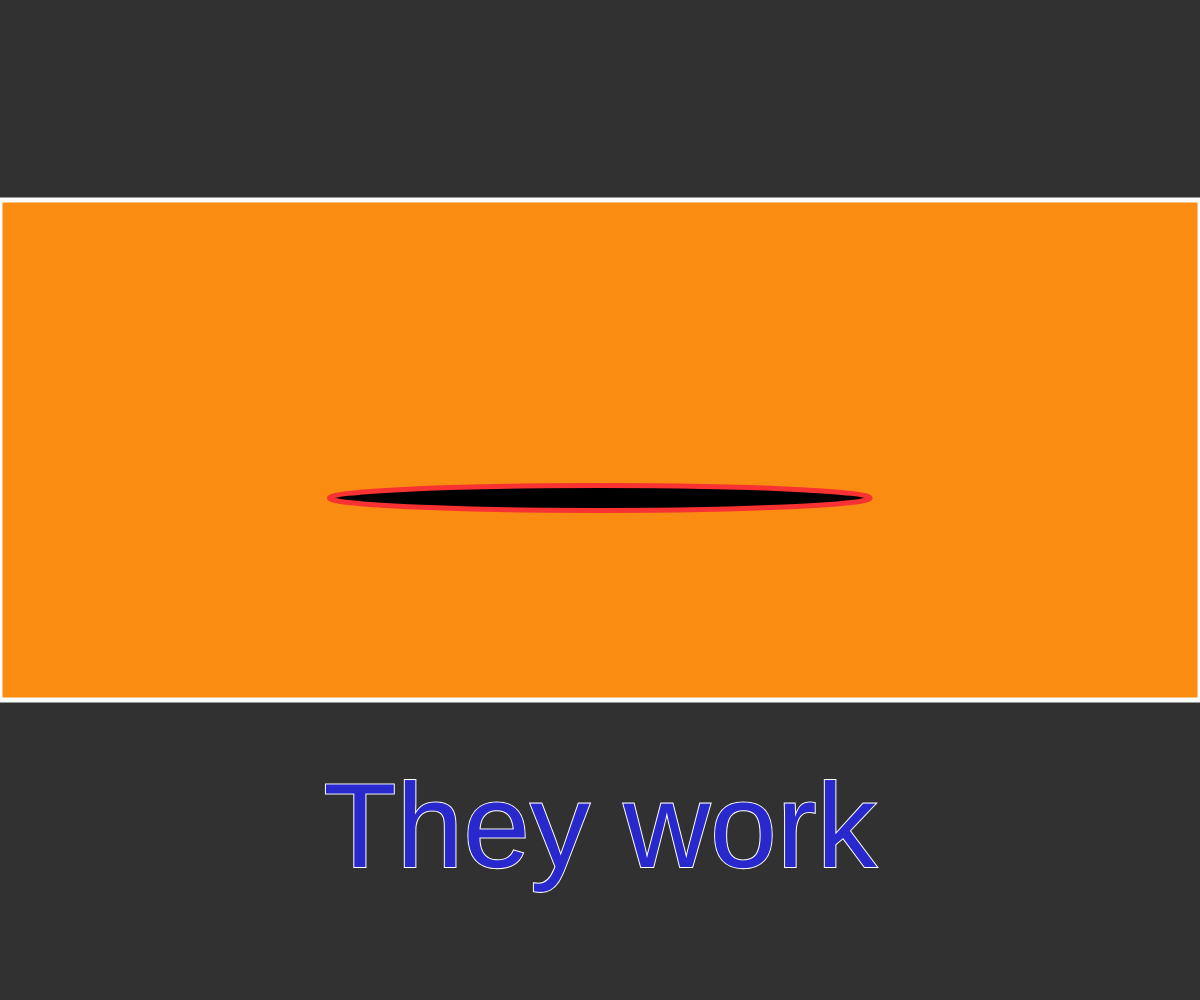
Frame 1 (no input)
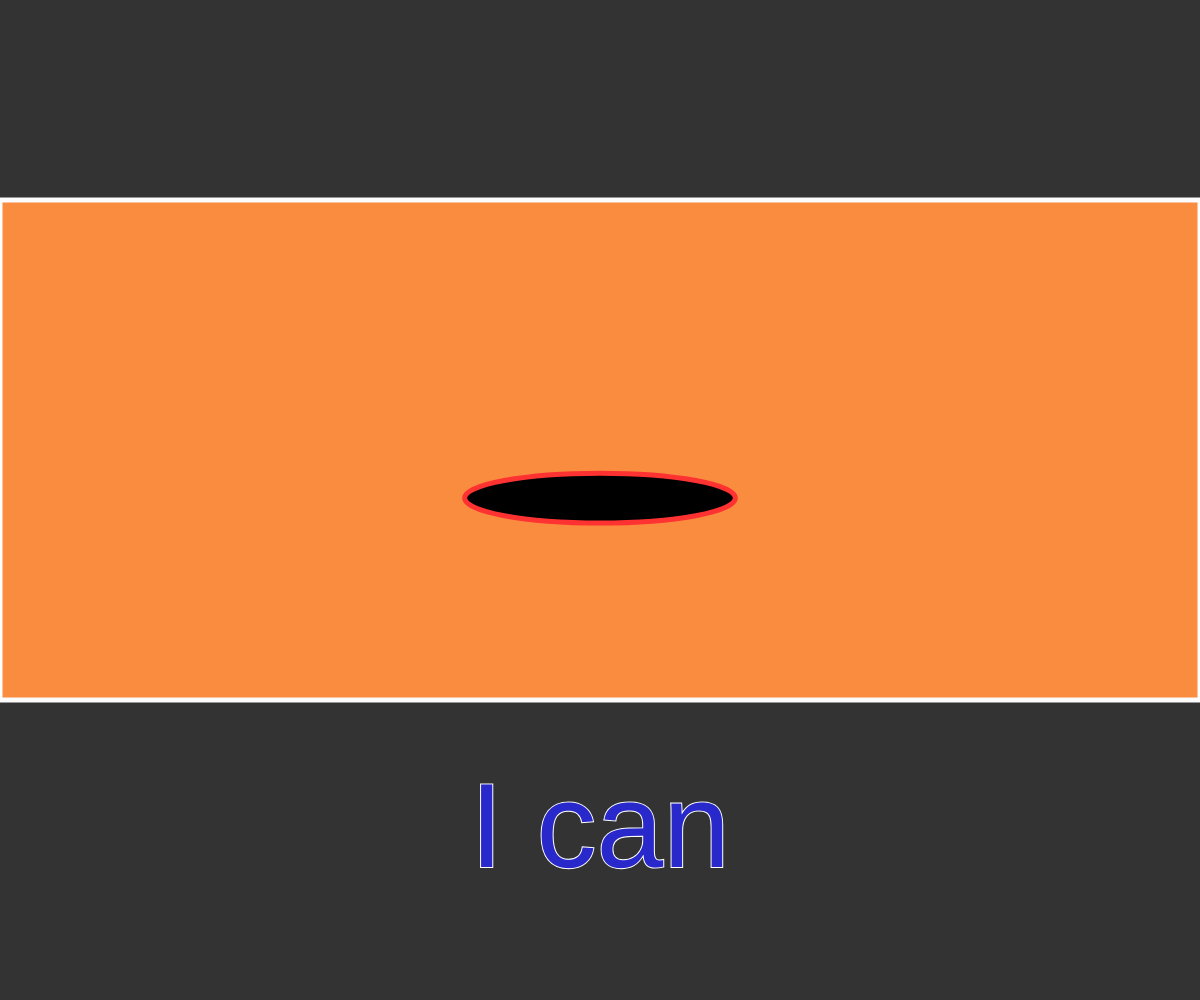
Frame 60 (no input)
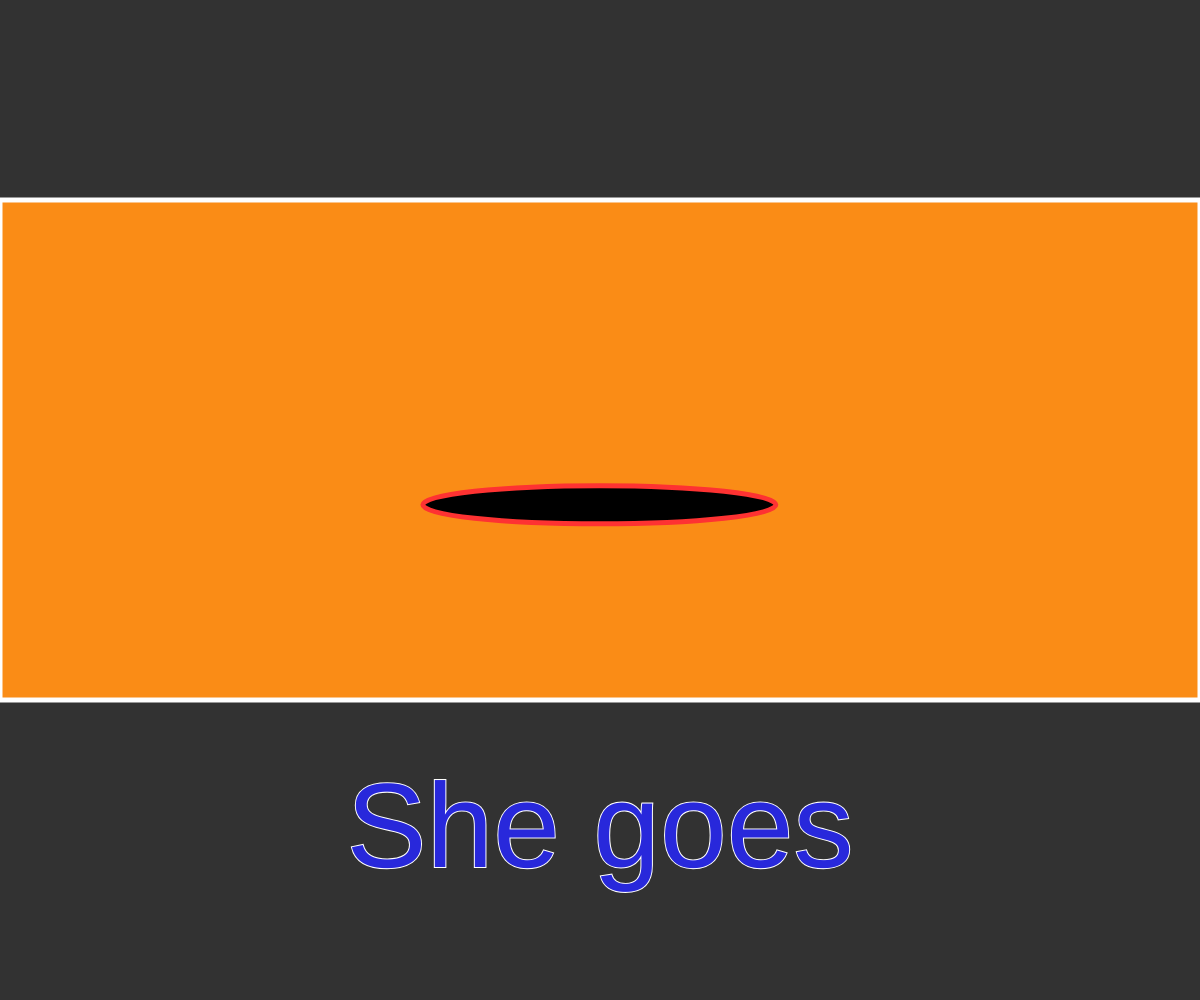
Frame 120 (the mouse pressed at the canvas centre since frame 60)

The p5.js sketch that drew these frames (run headless with seeded random() and noise() and a simulated clock; from frame 60 on, the mouse is pressed at the canvas centre):

// p5.js sketch
// ── sketch.js
// Babble_mouth by Frederik Ditlev Christensen
// variables borrowed from Daniel Shiffman
var xoff = 0;
var inc = 0.1;
var x;
// variables concerning text
var who = ['I', 'You','He', 'She','It','We','They'];
var does = // 50 most used english verbs according to a list I found
['ask','','become','begin','call', // the blank '' = am/is/are
'can','come','could','do', 'feel',
'find','get','give','go','ha', // 'ha' = have/has
'hear','help','keep','know','leave',
'let','like','live','look','make',
'may','mean','might','move','need',
'play','put','run','say','see',
'seem','should','show','start','take',
'talk','tell','think','try','turn',
'use','want','will','work','would'];
var w = Math.floor((Math.random() * 7)); // w like who
var d = Math.floor((Math.random()*50)); // d like does
var ending = ''; // ending of the word
var timer = 0;
var ranTime = 0;

function setup() {
  createCanvas(windowWidth, windowHeight);
} // function setup ends

function draw() {
  background(random(45,51));
  shapes();
  textGenerate();
} // function draw ends

function shapes(){
  //orange rectangle
  fill(250,140,random(80));
  strokeWeight(5);
  stroke(random(245,255));
  rect(0,windowHeight/5,windowWidth,windowHeight/2);
  //ellipse in middle
  xoff += inc;
  x = map(noise(xoff), 0, 1, 0, width); // using noise() to dynamicly change the size of the ellipse
  strokeWeight(5);
  stroke(random(245,255),50,50);
  fill(0);
  ellipse( random(windowWidth/2-1,windowWidth/2), random(windowHeight/2-5, windowHeight/2+5), x/4*3, 18*windowHeight/x);
} // function shapes ends

function textGenerate() {
  //text layout
  stroke(255);
  fill(40,40,random(200,220));
  strokeWeight(2);
  textSize((windowWidth*windowHeight)/10000);
  textAlign(CENTER);
// Grammar: Congruence
  if(d == 1){ // am/is/are
    if(w == 0)
    {ending = 'am';}
    else if(w == 2 || w == 3 || w == 4)
    {ending = 'is';}
    else{ending = 'are';}
  }
  else if(d == 14){ // have/has
    if(w == 0 || w == 1 || w == 5 || w == 6)
    {ending = 've';}
    else{ending = 's';}
  }
  else if(d == 5 || d == 7 || d == 25 || d == 27 || d == 36 || d == 47 || d == 49) // words with no changed endings
  {ending = '';}
  else if(d == 8 || d == 13 || d == 43){ // words with 'es' endings in third person
    if(w == 2 || w == 3 || w == 4)
    {ending = 'es';}
    else{ending = '';}
  }
  else if(w == 2 || w == 3 || w == 4)
  {ending = 's'; }
  else{ending = '';}

  timer = timer +1;
  if(timer == 35 - ranTime){
    w = Math.floor((Math.random() * 7));
    d = Math.floor((Math.random()*50));
    timer = 0;
    ranTime = Math.floor((Math.random()*20));
  }
  text(who[w] + ' ' + does[d] + ending, windowWidth/2, 2*windowHeight/3+windowHeight/5);
} // function textGenerate ends

function windowResized () {
  resizeCanvas(windowWidth, windowHeight);
} // function windowResized ends
